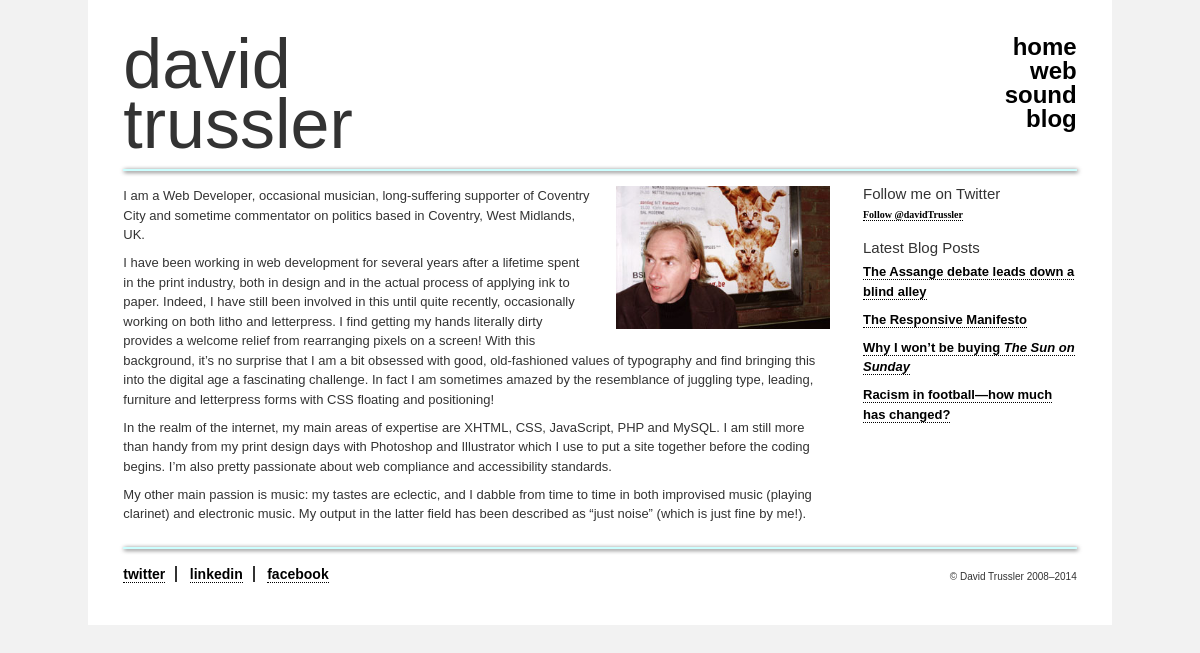
The page / on the database its author committed.
### tables this page shows
CREATE TABLE IF NOT EXISTS `blog_posts` (
  `postId` int(11) NOT NULL AUTO_INCREMENT,
  `titleId` tinytext,
  `timestamp` timestamp NOT NULL DEFAULT CURRENT_TIMESTAMP ON UPDATE CURRENT_TIMESTAMP,
  `title` tinytext,
  `body` text,
  PRIMARY KEY (`postId`)
);

### index.php (called while the page is built, shortened)
<?php
include('constants/environment.php');
include ('classes/weblog.php');
include ('includes/commonHeader.php');
$weblog = new Weblog($DOC_ROOT);
$postIdArray = $weblog->getPostIds('', '');
include ('includes/index_primary.php');
include ('includes/index_secondary.php');
include ('includes/commonFooter.php');
?>

### davidTrussler/constants/environment.php (called while the page is built, shortened)
<?php
$DOC_ROOT = '/home/davidtrussler/public_html/davidtrussler';
?>

### davidTrussler/blog/blog_login.php (called while the page is built)
<?php
$server = 'localhost';
$user = 'root';
$password = '';
$database = 'davidtrussler';
?>

### classes/weblog.php (called while the page is built, shortened)
<?php
class Weblog {
	private $mysqli;
	function __construct($DOC_ROOT) {
		include ($DOC_ROOT.'/blog/blog_login.php');
		$this->ser = $server;
		$this->use = $user;
		$this->pas = $password;
		$this->dat = $database;
		$this->mysqli = new mysqli($this->ser, $this->use, $this->pas, $this->dat);
	}
	public function getPostIds($tagNameId, $month) {
		$postIdArray = array();
		if ($this->mysqli->connect_errno) {
			return 'Error: could not connect to database!';
			exit();
		} else {
			if ($tagNameId) {
				$query = "SELECT blog_tags.postId FROM blog_tags WHERE blog_tags.tagNameId=$tagNameId ORDER BY (SELECT timestamp FROM blog_posts WHERE postId=blog_tags.postId) DESC";
			} else {
				$query = "SELECT postId FROM blog_posts ORDER BY timestamp DESC";
			}
			$result = $this->mysqli->query($query);
			if (!$result) {
				return 'Error: no results!';
			} else {
				while($row = $result->fetch_row()) {
					array_push($postIdArray, $row[0]);
				}
			}
			return $postIdArray;
		}
	}
	public function getPost($postId) {
		if ($this->mysqli->connect_errno) {
			return 'Error: could not connect to database!';
			exit();
		} else {
			$query = "SELECT * FROM blog_posts WHERE postId=$postId";
			$result = $this->mysqli->query($query);
			if (!$result) {
				return 'Error: no results!';
			} else {
				$postArray = $result->fetch_assoc();
				$query = "SELECT blog_tags.tagNameId, blog_tag_names.name FROM blog_tags, blog_tag_names WHERE blog_tags.postId=$postId AND blog_tag_names.tagNameId=blog_tags.tagNameId ORDER BY blog_tag_names.name";
				$result = $this->mysqli->query($query);
				if (!$result) {
					return 'Error: no results!';
				} else {
					$tagArray = array();
					$i = 0;
					while($row = $result->fetch_row()) {
						$tagArray[$i] = array('tagNameId'=>$row[0], 'name'=>$row[1]);
						$i++;
					}
				}
				$postArray['tags'] = $tagArray;
			}
			return $postArray;
		}
	}
}
?>

### includes/index_secondary.php (the view, shortened to what this page needs)
<div id="secondary">
	<div class="panel">
		<h5>Follow me on Twitter</h5>
		<a
			href="https://twitter.com/davidTrussler"
			class="twitter-follow-button"
			data-show-count="true"
			data-show-screen-name="false"
		>Follow @davidTrussler
		</a>
	</div>
	<div class="panel last">
		<h5>Latest Blog Posts</h5>
		<ul>
<?php
for ($i = 0; $i < count($postIdArray); $i++) {
	$thisPostId = $postIdArray[$i];
	$post = $weblog->getPost($thisPostId);
	$title = html_entity_decode($post['title']);
	$titleId = $post['titleId'];
?>
		<li><a href="<?php echo $root.'/blog/'.$titleId.'/'; ?>"><?php echo $title ?></a></li>
<?php
}
?>
		</ul>
	</div>
</div>

### davidTrussler/css/dtPage.css (style rules this page uses)
body { text-align: center; padding: 0; margin: 0; border: 0; background-color: rgb(242,242,242); color: #333333; font-size: 62.5%; }
p, h1, h4, li, .credit, label, input, textarea, th, td { font-family: Verdana, "Lucida Sans Unicode", "Lucida Sans", "Lucida Grande", sans-serif; }
p, li, label, input, textarea, th, td { line-height: 1.5; margin: 0 0 0.65em; padding: 0; }
p, li, label, input, textarea, th, td { font-size: 1.3em; }
h2, h3, h5, .strong { font-family: "Arial Black", Gadget, sans-serif; }
h2, h3, h4, h5, ul { margin: 0 0 .5em 0; padding: 0; font-weight: normal; }
ul { list-style-type: none; }
h5 { font-size: 1.5em; line-height: 1; }
a { text-decoration: none; color: black; font-weight: bold; border-bottom: dotted 1px; }
.namedTitle { font-style: italic; }
#primary, #secondary, #intro { float: left; margin: 0 0 1em 0; }
#secondary { width: 22.4137931034%; margin-left: 3.44827586207%; }
body.index #secondary div.panel { margin: 0 0 2em 0; }
body.index #secondary div.panel.last { margin-bottom: 0; }

### rows shown on the page
blog_posts: title "The Assange debate leads down a blind alley"
blog_posts: title "The Responsive Manifesto"
blog_posts: title "Why I won’t be buying The Sun on Sunday"
blog_posts: title "Racism in football—how much has changed?"

### other values the page prints
$title "home"
$title "web"
$title "sound"
$title "blog"
